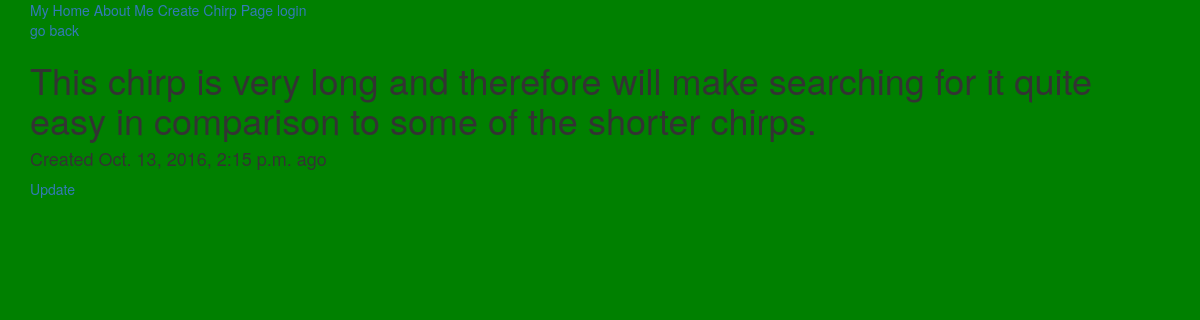
/chirps/29/, run on the app's committed database.
### app/models.py (models this page shows)
class Chirp(models.Model):
    body = models.CharField(max_length=140)
    created = models.DateTimeField(auto_now_add=True)
    class Meta:
        ordering = ("-created",)

### app/views.py (the view)
# urls.py: url(r'^chirps/(?P<pk>\d+)/$', ChirpDetailView.as_view(), name="chirp_detail_view"),
class ChirpDetailView(DetailView):
    model = Chirp

### templates/app/chirp_detail.html
{% extends "base.html" %}
{% block content %}
<p>
<a href="{% url 'chirp_view' %}">go back</a>
</p>
<h1>{{ object.body }}</h1>
<h4>Created {{ object.created}} ago</h4>
<a href="{% url 'chirp_update_view' object.id %}">Update</a>
{% endblock%}

### templates/base.html (style rules this page uses)
body { background-color: green; }

### data on the page
Chirp: body "This chirp is very long and therefore will make searching for it quite easy in comparison to some of the shorter chirps.", created "Oct. 13, 2016, 2:15 p.m."
